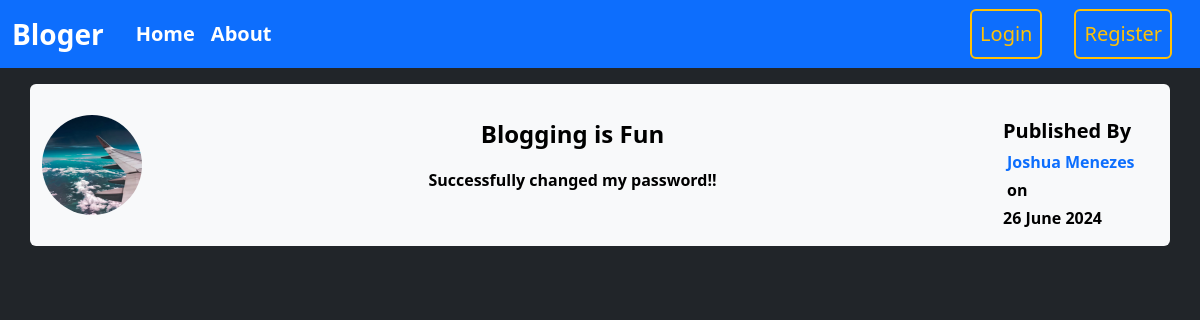
The page /post/12 on the database its author committed.
### package/models.py (models this page shows, shortened)
class User(db.Model, UserMixin):
    id = db.Column(db.Integer, primary_key=True)
    username = db.Column(db.String(20), unique=True, nullable=False)
    email = db.Column(db.String(120), unique=True, nullable=False)
    image = db.Column(db.String(20), nullable=False, default="default.jpg")
    password = db.Column(db.String(60), nullable=False)
    posts = db.relationship("Post", backref="author", lazy=True)

class Post(db.Model):
    id = db.Column(db.Integer, primary_key=True)
    title = db.Column(db.String(100), nullable=False)
    date_posted = db.Column(db.DateTime, nullable=False, default = datetime.utcnow)
    content = db.Column(db.Text, nullable=False)
    user_id = db.Column(db.Integer, db.ForeignKey("user.id"), nullable=False)

### package/posts/routes.py (the view)
@posts.route("/post/<int:id>")
def post(id):
    post = Post.query.get_or_404(id)
    return render_template("post.html", title=post.title, post=post)

### package/templates/post.html (shortened to what this page needs)
{% extends 'layouts.html' %}
{% block content %}
  <div class="container bg-light rounded text-black d-flex py-3 justify-content-center my-3 flex-md-row flex-column">
    <div class="d-flex align-items-center justify-content-center">
      <img class="rounded-circle" src="{{ url_for('static', filename='profile_pics/' + post.author.image) }}" style="width: 100px;  height: 100px;" />
    </div>
    <div class="flex-fill text-center mx-3 py-3">
      <p class="title fs-4 text-decoration-none text-black">{{ post.title }}</p>
      <p class="mt-3">{{ post.content }}</p>
    </div>
    <div class="d-flex flex-column pt-3" style="min-width: 155px;">
      <div class="d-flex flex-md-column justify-content-center flex-wrap">
        <p class="bold fw-4 fs-5 m-0">Published By</p>
        <a href="{{url_for("users.user_post", username=post.author.username)}}" class="text-decoration-none mx-1 pt-1">{{ post.author.username }}</a>
        <p class="m-0 pt-1 mx-1">on</p>
        <p class="pt-1 m-0">{{ post.date_posted.strftime('%d %B %Y') }}</p>
      </div>
    </div>
  </div>
{% endblock %}

### package/static/main.css (style rules this page uses)
body { margin: 0; padding: 0px 0px; height: 100vh; }

### rows shown on the page
User: image (picture), author.username "Joshua Menezes"
Post: title "Blogging is Fun", content "Successfully changed my password!!", date_posted "26 June 2024"
